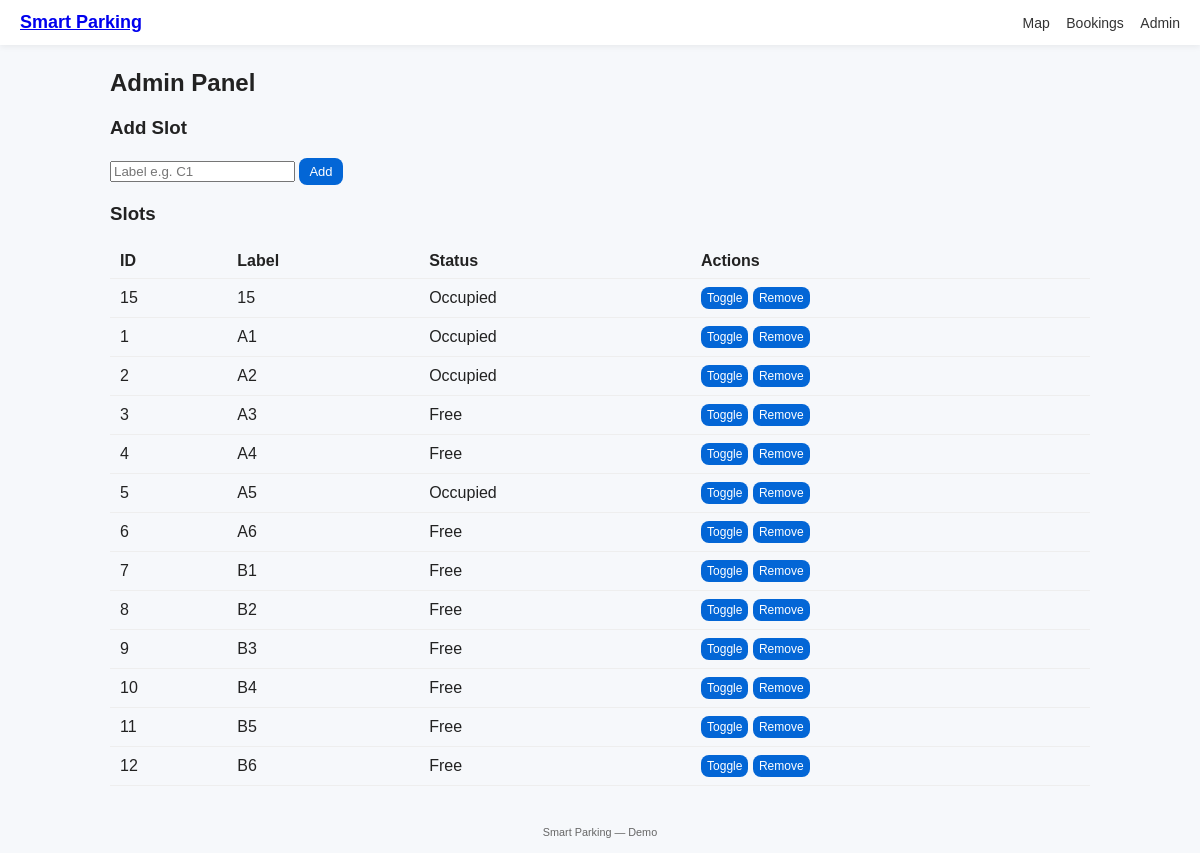
Page /admin-panel/ on the committed database.
### PythonProject8SP/myapp/models.py (models this page shows, shortened)
class ParkingSlot(models.Model):
    label = models.CharField(max_length=20, unique=True)
    is_free = models.BooleanField(default=True)
    updated_at = models.DateTimeField(default=timezone.now)

### PythonProject8SP/myapp/views.py (the view, shortened to what this page needs)
# urls.py: path('admin-panel/', views.admin_panel, name='admin_panel'),
def admin_panel(request):
    slots = ParkingSlot.objects.order_by('label')
    return render(request, 'myapp/admin_panel.html', {'slots': slots})

### PythonProject8SP/myapp/templates/myapp/admin_panel.html (shortened to what this page needs)
{% extends "myapp/base.html" %}
{% block content %}
<h2>Admin Panel</h2>
<section>
  <h3>Add Slot</h3>
  <form method="post">{% csrf_token %}
    <input name="label" placeholder="Label e.g. C1" required>
    <button class="btn" name="action" value="add">Add</button>
  </form>
</section>
<section>
  <h3>Slots</h3>
  <table class="table">
    <thead><tr><th>ID</th><th>Label</th><th>Status</th><th>Actions</th></tr></thead>
    <tbody>
      {% for s in slots %}
      <tr>
        <td>{{ s.id }}</td>
        <td>{{ s.label }}</td>
        <td>{{ s.is_free|yesno:"Free,Occupied" }}</td>
        <td>
          <form method="post" style="display:inline">{% csrf_token %}
            <button class="btn small" name="action" value="toggle">Toggle</button>
          </form>
          <form method="post" style="display:inline">{% csrf_token %}
            <button class="btn small danger" name="action" value="remove">Remove</button>
          </form>
        </td>
      </tr>
      {% endfor %}
    </tbody>
  </table>
</section>
{% endblock %}

### PythonProject8SP/myapp/static/myapp/css/style.css (style rules this page uses)
:root { --bg:#f6f8fb; --card:#fff; --accent:#0366d6; --ok:#1ab394; --bad:#e74c3c; }
body { font-family: Arial, sans-serif; margin:0; background:var(--bg); color:#222; }
.btn { display:inline-block; padding:6px 10px; border-radius:8px; background:var(--accent); color:#fff; border:none; cursor:pointer; font-size:13px; }
.btn.small { padding:4px 6px; font-size:12px; }
.table { width:100%; border-collapse:collapse; margin-top:10px; }
.table th, .table td { padding:8px 10px; border-bottom:1px solid #eee; text-align:left; }

### rows in the picture
ParkingSlot: id "15", label "15", is_free "Occupied"
ParkingSlot: id "1", label "A1", is_free "Occupied"
ParkingSlot: id "2", label "A2", is_free "Occupied"
ParkingSlot: id "3", label "A3", is_free "Free"
ParkingSlot: id "4", label "A4", is_free "Free"
ParkingSlot: id "5", label "A5", is_free "Occupied"
ParkingSlot: id "6", label "A6", is_free "Free"
ParkingSlot: id "7", label "B1", is_free "Free"
ParkingSlot: id "8", label "B2", is_free "Free"
ParkingSlot: id "9", label "B3", is_free "Free"
ParkingSlot: id "10", label "B4", is_free "Free"
ParkingSlot: id "11", label "B5", is_free "Free"
ParkingSlot: id "12", label "B6", is_free "Free"
